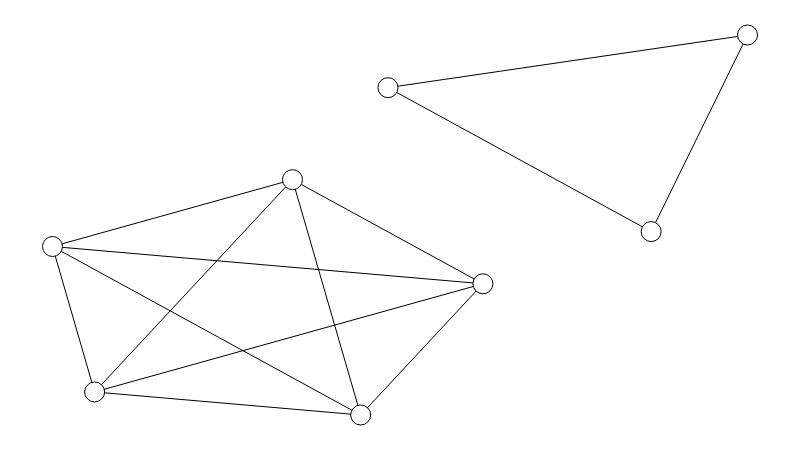

Notebook cell for this chart:
### Code cell
g.set_all_nodes('labpos', 'hover')
g.move('kamada_kawai')
g.draw()

### Figure 1 — Plotly figure (JSON) as saved in the notebook; plotly's stock layout.template omitted (floating-point values rounded to 4 significant figures)
{"data": [{"hoverinfo": "none", "line": {"color": "rgb(0, 0, 0)", "dash": "solid", "width": 1}, "mode": "lines", "type": "scatter", "x": [0.8614, 1, null, 0.8614, 0.4827, null, 1, 0.4827, null, 0.3453, 0, null, 0.3453, 0.06063, null, 0.3453, 0.4434, null, 0.3453, 0.6193, null, 0, 0.06063, null, 0, 0.4434, null, 0, 0.6193, null, 0.06063, 0.4434, null, 0.06063, 0.6193, null, 0.4434, 0.6193, null], "y": [0.4827, 1, null, 0.4827, 0.8614, null, 1, 0.8614, null, 0.6193, 0.4434, null, 0.6193, 0.06063, null, 0.6193, 0, null, 0.6193, 0.3453, null, 0.4434, 0.06063, null, 0.4434, 0, null, 0.4434, 0.3453, null, 0.06063, 0, null, 0.06063, 0.3453, null, 0, 0.3453, null]}, {"hoverinfo": "text", "marker": {"color": "rgb(255, 255, 255)", "line": {"color": "rgb(0, 0, 0)", "width": 1}, "size": 20, "symbol": "circle"}, "mode": "markers", "text": ["I Can't Quit You Baby", "Little Red Rooster", "Back Door Man", "The Very Thought of You (with Harry James & His Orchestra)", "Sentimental Journey (with Les Brown & His Orchestra)", "Too Marvelous For Words", "You Can Have Him", "In the Cool, Cool, Cool of the Evening (with Harry James & Harry James' Orchestra)"], "textfont": {"color": "rgb(0, 0, 0)"}, "textposition": "middle center", "type": "scatter", "x": [0.8614, 1, 0.4827, 0.3453, 0, 0.06063, 0.4434, 0.6193], "y": [0.4827, 1, 0.8614, 0.6193, 0.4434, 0.06063, 0, 0.3453]}, {"hoverinfo": "none", "mode": "text", "text": [null, null, null, null, null, null, null, null, null, null, null, null, null], "textfont": {"color": "rgb(0, 0, 0)"}, "textposition": "middle center", "type": "scatter", "x": [0.9178, 0.6651, 0.7434, 0.1765, 0.2135, 0.4082, 0.4892, 0.04412, 0.2286, 0.3109, 0.2533, 0.3361, 0.5209], "y": [0.7529, 0.649, 0.9047, 0.5061, 0.3221, 0.317, 0.5053, 0.2593, 0.2447, 0.4205, 0.05646, 0.2282, 0.1905]}, {"hoverinfo": "none", "marker": {"color": "rgba(255, 255, 255, 0)", "line": {"color": "rgba(255, 255, 255, 0)", "width": 0}, "size": 0, "symbol": "circle"}, "mode": "markers", "type": "scatter", "x": [0.5, 0, 1, 0.5], "y": [0, 0.5, 0.5, 1]}, {"hoverinfo": "none", "mode": "text", "text": [], "textfont": {"color": "rgb(255, 255, 255)"}, "textposition": "middle center", "type": "scatter", "x": [], "y": []}, {"hoverinfo": "none", "mode": "text", "text": [null, null, null, null, null, null, null, null], "textfont": {"color": "rgb(0, 0, 0)"}, "textposition": "middle center", "type": "scatter", "x": [0.8614, 1, 0.4827, 0.3453, 0, 0.06063, 0.4434, 0.6193], "y": [0.4827, 1, 0.8614, 0.6193, 0.4434, 0.06063, 0, 0.3453]}], "layout": {"height": 450, "margin": {"b": 0, "l": 0, "r": 0, "t": 0}, "plot_bgcolor": "rgb(255, 255, 255)", "showlegend": false, "width": 800, "xaxis": {"showgrid": false, "showticklabels": false, "zeroline": false}, "yaxis": {"showgrid": false, "showticklabels": false, "zeroline": false}}}
